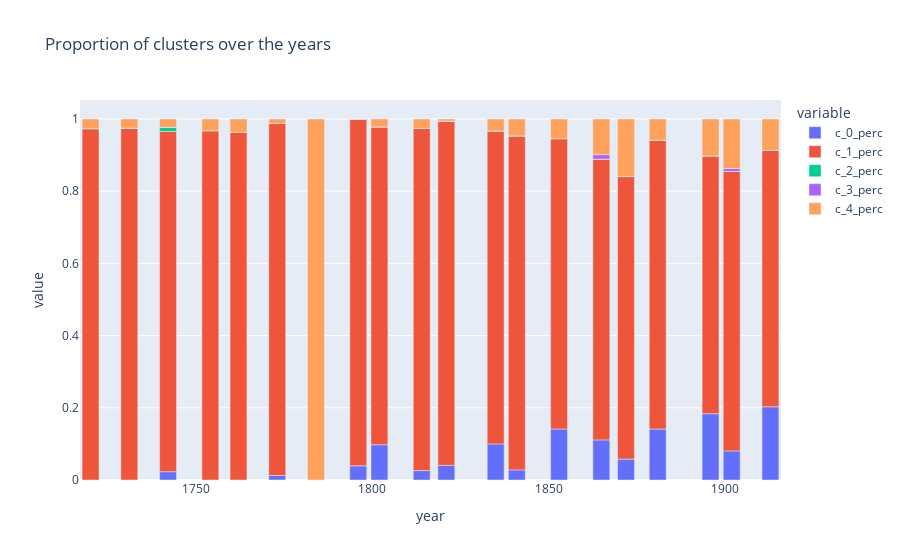

The notebook cell this image was saved under:
### Code cell
# now we can plot our last 5 columns as 100% stacked bar chart
# using x as year and y as proportion of each cluster

# let's use plotly express for our plot

import plotly.express as px

# let's create a list of our columns to plot

columns_to_plot = [f"c_{cluster}_perc" for cluster in range(5)]
print(f"Will use columns {columns_to_plot} for plotting")
# let's check out our list

# so x axis will be year and y axis will be proportion of each cluster

# let's plot our data

fig = px.bar(df_year_cluster, 
             x=df_year_cluster.index, 
             y=columns_to_plot, 
             title="Proportion of clusters over the years", 
             labels={'x':'Year', 'y':'Proportion of clusters'})

# let's show our plot
fig.show()

### Figure 1 — Plotly figure (JSON) as saved in the notebook; plotly's stock layout.template omitted (floating-point values rounded to 4 significant figures)
{"data": [{"alignmentgroup": "True", "hovertemplate": "variable=c_0_perc<br>year=%{x}<br>value=%{y}<extra></extra>", "legendgroup": "c_0_perc", "marker": {"color": "#636efa", "pattern": {"shape": ""}}, "name": "c_0_perc", "offsetgroup": "c_0_perc", "orientation": "v", "showlegend": true, "textposition": "auto", "type": "bar", "x": [1720, 1731, 1742, 1754, 1762, 1773, 1784, 1796, 1802, 1814, 1821, 1835, 1841, 1853, 1865, 1872, 1881, 1896, 1902, 1913], "xaxis": "x", "y": [0, 0, 0.02299, 0, 0, 0.0125, 0, 0.03922, 0.09783, 0.02609, 0.04046, 0.1, 0.02804, 0.1413, 0.1111, 0.05797, 0.1412, 0.1837, 0.08065, 0.2029], "yaxis": "y"}, {"alignmentgroup": "True", "hovertemplate": "variable=c_1_perc<br>year=%{x}<br>value=%{y}<extra></extra>", "legendgroup": "c_1_perc", "marker": {"color": "#EF553B", "pattern": {"shape": ""}}, "name": "c_1_perc", "offsetgroup": "c_1_perc", "orientation": "v", "showlegend": true, "textposition": "auto", "type": "bar", "x": [1720, 1731, 1742, 1754, 1762, 1773, 1784, 1796, 1802, 1814, 1821, 1835, 1841, 1853, 1865, 1872, 1881, 1896, 1902, 1913], "xaxis": "x", "y": [0.9733, 0.9744, 0.9425, 0.9677, 0.963, 0.975, 0, 0.9608, 0.8804, 0.9478, 0.9538, 0.8667, 0.9252, 0.8043, 0.7778, 0.7826, 0.8, 0.7143, 0.7742, 0.7101], "yaxis": "y"}, {"alignmentgroup": "True", "hovertemplate": "variable=c_2_perc<br>year=%{x}<br>value=%{y}<extra></extra>", "legendgroup": "c_2_perc", "marker": {"color": "#00cc96", "pattern": {"shape": ""}}, "name": "c_2_perc", "offsetgroup": "c_2_perc", "orientation": "v", "showlegend": true, "textposition": "auto", "type": "bar", "x": [1720, 1731, 1742, 1754, 1762, 1773, 1784, 1796, 1802, 1814, 1821, 1835, 1841, 1853, 1865, 1872, 1881, 1896, 1902, 1913], "xaxis": "x", "y": [0, 0, 0.01149, 0, 0, 0, 0, 0, 0, 0, 0, 0, 0, 0, 0, 0, 0, 0, 0, 0], "yaxis": "y"}, {"alignmentgroup": "True", "hovertemplate": "variable=c_3_perc<br>year=%{x}<br>value=%{y}<extra></extra>", "legendgroup": "c_3_perc", "marker": {"color": "#ab63fa", "pattern": {"shape": ""}}, "name": "c_3_perc", "offsetgroup": "c_3_perc", "orientation": "v", "showlegend": true, "textposition": "auto", "type": "bar", "x": [1720, 1731, 1742, 1754, 1762, 1773, 1784, 1796, 1802, 1814, 1821, 1835, 1841, 1853, 1865, 1872, 1881, 1896, 1902, 1913], "xaxis": "x", "y": [0, 0, 0, 0, 0, 0, 0, 0, 0, 0, 0, 0, 0, 0, 0.01235, 0, 0, 0, 0.008065, 0], "yaxis": "y"}, {"alignmentgroup": "True", "hovertemplate": "variable=c_4_perc<br>year=%{x}<br>value=%{y}<extra></extra>", "legendgroup": "c_4_perc", "marker": {"color": "#FFA15A", "pattern": {"shape": ""}}, "name": "c_4_perc", "offsetgroup": "c_4_perc", "orientation": "v", "showlegend": true, "textposition": "auto", "type": "bar", "x": [1720, 1731, 1742, 1754, 1762, 1773, 1784, 1796, 1802, 1814, 1821, 1835, 1841, 1853, 1865, 1872, 1881, 1896, 1902, 1913], "xaxis": "x", "y": [0.02667, 0.02564, 0.02299, 0.03226, 0.03704, 0.0125, 1, 0, 0.02174, 0.02609, 0.00578, 0.03333, 0.04673, 0.05435, 0.09877, 0.1594, 0.05882, 0.102, 0.1371, 0.08696], "yaxis": "y"}], "layout": {"barmode": "relative", "legend": {"title": {"text": "variable"}, "tracegroupgap": 0}, "title": {"text": "Proportion of clusters over the years"}, "xaxis": {"anchor": "y", "domain": [0, 1], "title": {"text": "year"}}, "yaxis": {"anchor": "x", "domain": [0, 1], "title": {"text": "value"}}}}
